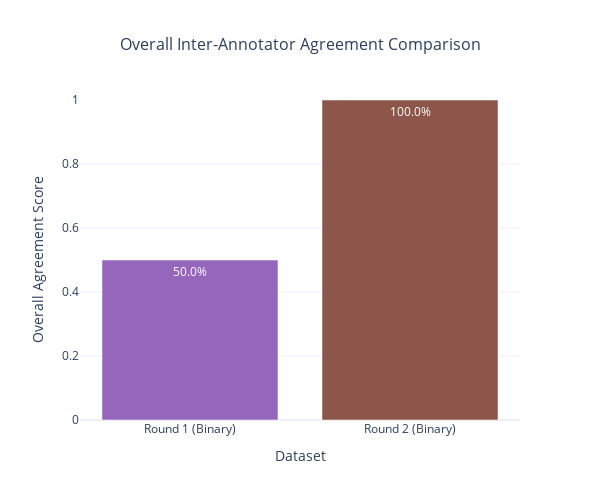

Notebook cell for this chart:
### Code cell
# 6. Overall Agreement Summary
print("6. Overall Agreement Summary")

agreement_summary = ["Round 1\n(Binary)", "Round 2\n(Binary)"]
overall_agreements = [overall_agreement_r1, overall_agreement_r2]

fig6 = go.Figure(data=go.Bar(x=agreement_summary, y=overall_agreements, text=[f"{val:.1%}" for val in overall_agreements], textposition="auto", marker_color=["#9467bd", "#8c564b"]))

fig6.update_layout(title={"text": "Overall Inter-Annotator Agreement Comparison", "x": 0.5, "font": {"size": 16}}, xaxis_title="Dataset", yaxis_title="Overall Agreement Score", yaxis=dict(range=[0, 1]), height=500, width=600)

fig6.show()

### Figure 1 — Plotly figure (JSON) as saved in the notebook; plotly's stock layout.template omitted (floating-point values rounded to 4 significant figures)
{"data": [{"marker": {"color": ["#9467bd", "#8c564b"]}, "text": ["50.0%", "100.0%"], "textposition": "auto", "type": "bar", "x": ["Round 1\n(Binary)", "Round 2\n(Binary)"], "y": [0.5, 1]}], "layout": {"height": 500, "title": {"font": {"size": 16}, "text": "Overall Inter-Annotator Agreement Comparison", "x": 0.5}, "width": 600, "xaxis": {"title": {"text": "Dataset"}}, "yaxis": {"range": [0, 1], "title": {"text": "Overall Agreement Score"}}}}
